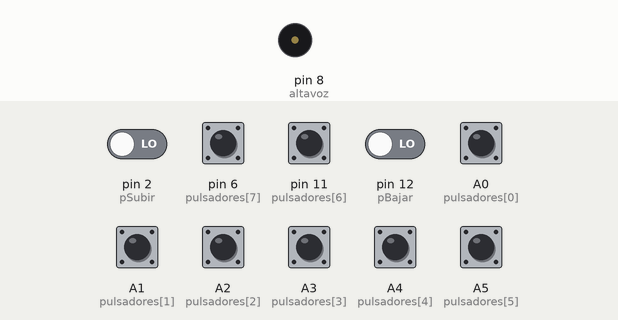
Bench run of a sketch on a simulated Arduino Uno, built with avr-gcc and run on an emulated ATmega328P. On the bench: buzzer (waves = sounding). Inputs (shaded band) come from the test bench; at power-on: A0 (pulsadores[0]), A1 (pulsadores[1]), A2 (pulsadores[2]), A3 (pulsadores[3]), A4 (pulsadores[4]), A5 (pulsadores[5]), pin 2 (pSubir), pin 6 (pulsadores[7]), pin 11 (pulsadores[6]), pin 12 (pBajar) LOW.

Above: at 1.2 s.
1.3 s: pin 6 (pulsadores[7]) pulled HIGH for 0.15 s
At 1.42 s:
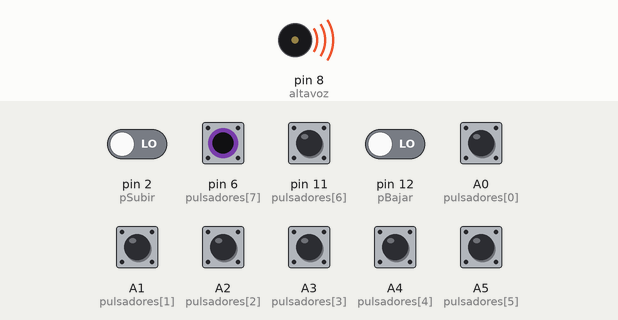
Timing chart, 0 to 4.3 s (numbered marks = the images above; inputs shaded):
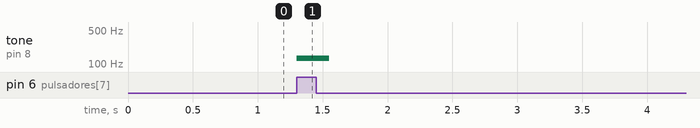

The sketch:

piano_con_arduino_v2_0.ino
```cpp
/*

* Código escrito por: Esteban Carrillo para EDEPTEC.
* Página web: https://www.edeptec.com
* Facebook: @edeptec
* Youtube: https://youtube.com/c/EDEPTEC

*/

#include "pitches.h"

#define altavoz 8

// Pulsadores principales (teclas musicales)
int pulsadores[] = { A0, A1, A2, A3, A4, A5, 11, 6 };

int pulsadoresLength = sizeof(pulsadores) / sizeof(pulsadores[0]);

// Pulsadores para cambio de escala
#define pSubir 2
#define pBajar 12

// Variables de control
boolean estadoAnteriorSubir = 0;
boolean estadoAnteriorbajar = 0;
short tiempo = 100;
byte escala = 1;

//Notas desde C2 hasta B8 organizadas secuencialmente
int nota[] = {
  NOTE_C2,  //DO 0
  NOTE_D2,  //RE 1
  NOTE_E2,  //MI 2
  NOTE_F2,  //FA 3
  NOTE_G2,  //SOL 4
  NOTE_A2,  //LA 5
  NOTE_B2,  //SI 6
  NOTE_C3,  // DO 7
  NOTE_D3,  //RE 8
  NOTE_E3,  //MI 9
  NOTE_F3,  //FA 10
  NOTE_G3,  //SOL 11
  NOTE_A3,  //LA 12
  NOTE_B3,  //SI 13
  NOTE_C4,  // DO 14
  NOTE_D4,  //RE 15
  NOTE_E4,  //MI 16
  NOTE_F4,  //FA 17
  NOTE_G4,  //SOL 18
  NOTE_A4,  //LA 19
  NOTE_B4,  //SI 20
  NOTE_C5,  //DO 21
  NOTE_D5,  //RE 22
  NOTE_E5,  //MI 23
  NOTE_F5,  //FA 24
  NOTE_G5,  //SOL 25
  NOTE_A5,  //LA 26
  NOTE_B5,  //SI 27
  NOTE_C6,  // DO 28
  NOTE_D6,  //RE 29
  NOTE_E6,  //MI 30
  NOTE_F6,  //FA 31
  NOTE_G6,  //SOL 32
  NOTE_A6,  //LA 33
  NOTE_B6,  //SI 34
  NOTE_C7,  // DO 35
  NOTE_D7,  //RE 36
  NOTE_E7,  //MI 37
  NOTE_F7,  //FA 38
  NOTE_G7,  //SOL 39
  NOTE_A7,  //LA 40
  NOTE_B7,  //SI 41
};

void setup() {
  Serial.begin(9600);

  // Configurar pines de los pulsadores como entradas
  for (int i = 0; i < pulsadoresLength; i++) {
    pinMode(pulsadores[i], INPUT);
  }

  pinMode(pSubir, INPUT);
  pinMode(pBajar, INPUT);

  // Configurar pin del altavoz como salida
  pinMode(altavoz, OUTPUT);
}

void comprovarB() {
  bool subir = digitalRead(pSubir);
  bool bajar = digitalRead(pBajar);

  // Detectar pulsación en botón SUBIR
  if (subir != estadoAnteriorSubir) {
    if (subir == 1) {
      escala++;  // Subir a escala superior
    }
    delay(50);  // Anti-rebote
  }
  estadoAnteriorSubir = subir;

  // Detectar pulsación en botón BAJAR
  if (bajar != estadoAnteriorbajar) {
    if (bajar == 1) {
      escala--;  // Bajar a escala inferior
    }
    delay(50);  // Anti-rebote
  }
  estadoAnteriorbajar = bajar;
  // Limitar el rango entre 1 y 6 escalas
  escala = (escala > 6) ? 6 : (escala < 1) ? 1
                                           : escala; // Limitar el rango
}
void loop() {

  comprovarB();  // Verificar cambios de escala

  for (int i = 0; i < pulsadoresLength; i++) { // Recorrer los pulsadores
    if (digitalRead(pulsadores[i])) { // Si se presiona un pulsador
      int x;  // Variable auxiliar
      switch (escala) { // Dependiendo de la escala, se selecciona la nota correspondiente
        case 1: x = i + 0; break; // i + 0 es la primera nota de la escala
        case 2: x = i + 7; break; // i + 7 es la segunda nota de la escala
        case 3: x = i + 14; break;
        case 4: x = i + 21; break;
        case 5: x = i + 28; break;
        case 6: x = i + 35; break;
      }
      delay(1);
      tone(altavoz, nota[x], tiempo); // Reproducir la nota
    }
  }
}
```

pitches.h
```cpp
/*************************************************
 * Public Constants
 *************************************************/

#define NOTE_B0  31
#define NOTE_C1  33
#define NOTE_CS1 35
#define NOTE_D1  37
#define NOTE_DS1 39
#define NOTE_E1  41
#define NOTE_F1  44
#define NOTE_FS1 46
#define NOTE_G1  49
#define NOTE_GS1 52
#define NOTE_A1  55
#define NOTE_AS1 58
#define NOTE_B1  62
#define NOTE_C2  65
#define NOTE_CS2 69
#define NOTE_D2  73
#define NOTE_DS2 78
#define NOTE_E2  82
#define NOTE_F2  87
#define NOTE_FS2 93
#define NOTE_G2  98
#define NOTE_GS2 104
#define NOTE_A2  110
#define NOTE_AS2 117
#define NOTE_B2  123
#define NOTE_C3  131
#define NOTE_CS3 139
#define NOTE_D3  147
#define NOTE_DS3 156
#define NOTE_E3  165
#define NOTE_F3  175
#define NOTE_FS3 185
#define NOTE_G3  196
#define NOTE_GS3 208
#define NOTE_A3  220
#define NOTE_AS3 233
#define NOTE_B3  247
#define NOTE_C4  262
#define NOTE_CS4 277
#define NOTE_D4  294
#define NOTE_DS4 311
#define NOTE_E4  330
#define NOTE_F4  349
#define NOTE_FS4 370
#define NOTE_G4  392
#define NOTE_GS4 415
#define NOTE_A4  440
#define NOTE_AS4 466
#define NOTE_B4  494
#define NOTE_C5  523
#define NOTE_CS5 554
#define NOTE_D5  587
#define NOTE_DS5 622
#define NOTE_E5  659
#define NOTE_F5  698
#define NOTE_FS5 740
#define NOTE_G5  784
#define NOTE_GS5 831
#define NOTE_A5  880
#define NOTE_AS5 932
#define NOTE_B5  988
#define NOTE_C6  1047
#define NOTE_CS6 1109
#define NOTE_D6  1175
#define NOTE_DS6 1245
#define NOTE_E6  1319
#define NOTE_F6  1397
#define NOTE_FS6 1480
#define NOTE_G6  1568
#define NOTE_GS6 1661
#define NOTE_A6  1760
#define NOTE_AS6 1865
#define NOTE_B6  1976
#define NOTE_C7  2093
#define NOTE_CS7 2217
#define NOTE_D7  2349
#define NOTE_DS7 2489
#define NOTE_E7  2637
#define NOTE_F7  2794
#define NOTE_FS7 2960
#define NOTE_G7  3136
#define NOTE_GS7 3322
#define NOTE_A7  3520
#define NOTE_AS7 3729
#define NOTE_B7  3951
#define NOTE_C8  4186
#define NOTE_CS8 4435
#define NOTE_D8  4699
#define NOTE_DS8 4978
```

Measured:
- after the input at 1.3 s, tone on pin 8 (altavoz): silent → 131 Hz at once, → silent 0.25 s later
